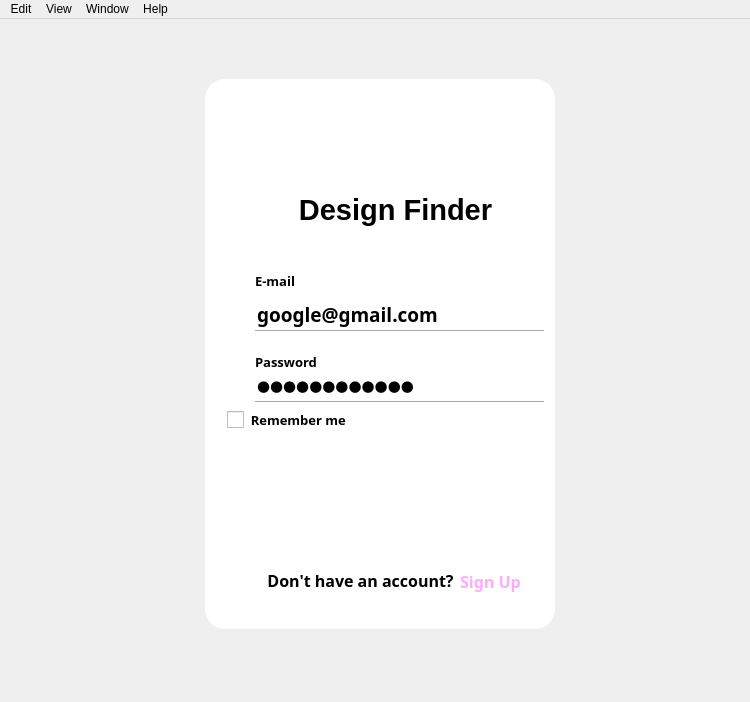
<?xml version="1.0" encoding="UTF-8"?>
<ui version="4.0">
 <class>LandingWindow</class>
 <widget class="QMainWindow" name="LandingWindow">
  <property name="geometry">
   <rect>
    <x>0</x>
    <y>0</y>
    <width>750</width>
    <height>702</height>
   </rect>
  </property>
  <property name="windowTitle">
   <string>Design Finder</string>
  </property>
  <property name="windowIcon">
   <iconset>
    <selectedon>:/assets/assets/imgpsh_fullsize_anim.png</selectedon>
   </iconset>
  </property>
  <property name="styleSheet">
   <string notr="true"/>
  </property>
  <widget class="QWidget" name="centralwidget">
   <property name="styleSheet">
    <string notr="true"/>
   </property>
   <widget class="QLabel" name="label">
    <property name="geometry">
     <rect>
      <x>-130</x>
      <y>-50</y>
      <width>951</width>
      <height>771</height>
     </rect>
    </property>
    <property name="styleSheet">
     <string notr="true">image: url(:/assets/assets/background_auth.jpg);</string>
    </property>
    <property name="text">
     <string/>
    </property>
   </widget>
   <widget class="QStackedWidget" name="stackedWidget">
    <property name="geometry">
     <rect>
      <x>-35</x>
      <y>-10</y>
      <width>811</width>
      <height>721</height>
     </rect>
    </property>
    <property name="styleSheet">
     <string notr="true">QLineEdit {
     font-family: Century Gothic;
}
QLabel {
     font-family: Century Gothic;
}
QPushButton {
     font-family: Century Gothic;
}

QCheckBox {
    spacing: 0px;
	 font-family: Century Gothic;
}
QCheckBox::indicator {
    width: 17px;
    height: 17px;
}

QCheckBox::indicator:unchecked {
	image: url(:/assets/assets/non check box.png);
}

QCheckBox::indicator:checked {
	image: url(:/assets/assets/check.png);
}</string>
    </property>
    <property name="currentIndex">
     <number>0</number>
    </property>
    <widget class="QWidget" name="signin">
     <widget class="QLabel" name="label_2">
      <property name="geometry">
       <rect>
        <x>240</x>
        <y>70</y>
        <width>350</width>
        <height>550</height>
       </rect>
      </property>
      <property name="styleSheet">
       <string notr="true">background-color: rgb(255, 255, 255);
border-radius: 20px;</string>
      </property>
      <property name="text">
       <string/>
      </property>
     </widget>
     <widget class="QLabel" name="label_3">
      <property name="geometry">
       <rect>
        <x>360</x>
        <y>90</y>
        <width>121</width>
        <height>81</height>
       </rect>
      </property>
      <property name="styleSheet">
       <string notr="true">image: url(:/assets/assets/imgpsh_fullsize_anim.png);</string>
      </property>
      <property name="text">
       <string/>
      </property>
     </widget>
     <widget class="QLineEdit" name="email">
      <property name="geometry">
       <rect>
        <x>290</x>
        <y>289</y>
        <width>289</width>
        <height>33</height>
       </rect>
      </property>
      <property name="font">
       <font>
        <family>Century Gothic</family>
        <pointsize>14</pointsize>
        <bold>true</bold>
        <strikeout>false</strikeout>
        <kerning>true</kerning>
       </font>
      </property>
      <property name="styleSheet">
       <string notr="true">border: none;
border-bottom: 1px solid rgb(170, 170, 170);</string>
      </property>
      <property name="inputMethodHints">
       <set>Qt::ImhEmailCharactersOnly</set>
      </property>
      <property name="text">
       <string>google@gmail.com</string>
      </property>
      <property name="alignment">
       <set>Qt::AlignLeading|Qt::AlignLeft|Qt::AlignVCenter</set>
      </property>
     </widget>
     <widget class="QLineEdit" name="password">
      <property name="geometry">
       <rect>
        <x>290</x>
        <y>360</y>
        <width>289</width>
        <height>33</height>
       </rect>
      </property>
      <property name="font">
       <font>
        <family>Century Gothic</family>
        <pointsize>11</pointsize>
        <bold>true</bold>
       </font>
      </property>
      <property name="styleSheet">
       <string notr="true">border: none;
border-bottom: 1px solid rgb(170, 170, 170);</string>
      </property>
      <property name="inputMethodHints">
       <set>Qt::ImhHiddenText|Qt::ImhNoAutoUppercase|Qt::ImhNoPredictiveText|Qt::ImhSensitiveData</set>
      </property>
      <property name="text">
       <string>sdfjsdlfksj;</string>
      </property>
      <property name="echoMode">
       <enum>QLineEdit::Password</enum>
      </property>
      <property name="alignment">
       <set>Qt::AlignLeading|Qt::AlignLeft|Qt::AlignVCenter</set>
      </property>
     </widget>
     <widget class="QLabel" name="label_6">
      <property name="geometry">
       <rect>
        <x>290</x>
        <y>342</y>
        <width>289</width>
        <height>22</height>
       </rect>
      </property>
      <property name="font">
       <font>
        <family>Century Gothic</family>
        <pointsize>10</pointsize>
        <bold>true</bold>
       </font>
      </property>
      <property name="text">
       <string>Password</string>
      </property>
     </widget>
     <widget class="QLabel" name="label_5">
      <property name="geometry">
       <rect>
        <x>290</x>
        <y>260</y>
        <width>289</width>
        <height>23</height>
       </rect>
      </property>
      <property name="font">
       <font>
        <family>Century Gothic</family>
        <pointsize>10</pointsize>
        <bold>true</bold>
       </font>
      </property>
      <property name="text">
       <string>E-mail</string>
      </property>
     </widget>
     <widget class="QLabel" name="label_4">
      <property name="geometry">
       <rect>
        <x>260</x>
        <y>296</y>
        <width>20</width>
        <height>20</height>
       </rect>
      </property>
      <property name="styleSheet">
       <string notr="true">image: url(:/assets/assets/user.png);</string>
      </property>
      <property name="text">
       <string/>
      </property>
     </widget>
     <widget class="QLabel" name="label_7">
      <property name="geometry">
       <rect>
        <x>260</x>
        <y>364</y>
        <width>20</width>
        <height>20</height>
       </rect>
      </property>
      <property name="styleSheet">
       <string notr="true">image: url(:/assets/assets/user.png);</string>
      </property>
      <property name="text">
       <string/>
      </property>
     </widget>
     <widget class="QCheckBox" name="remember">
      <property name="geometry">
       <rect>
        <x>262</x>
        <y>400</y>
        <width>131</width>
        <height>21</height>
       </rect>
      </property>
      <property name="font">
       <font>
        <family>Century Gothic</family>
        <pointsize>10</pointsize>
        <bold>true</bold>
       </font>
      </property>
      <property name="styleSheet">
       <string notr="true"/>
      </property>
      <property name="inputMethodHints">
       <set>Qt::ImhNone</set>
      </property>
      <property name="text">
       <string>  Remember me</string>
      </property>
      <property name="iconSize">
       <size>
        <width>16</width>
        <height>16</height>
       </size>
      </property>
      <property name="checkable">
       <bool>true</bool>
      </property>
      <property name="checked">
       <bool>false</bool>
      </property>
      <property name="autoRepeatDelay">
       <number>300</number>
      </property>
      <property name="tristate">
       <bool>false</bool>
      </property>
     </widget>
     <widget class="QPushButton" name="func_login">
      <property name="geometry">
       <rect>
        <x>340</x>
        <y>490</y>
        <width>158</width>
        <height>32</height>
       </rect>
      </property>
      <property name="styleSheet">
       <string notr="true">image: url(:/assets/assets/signin.png);
background-color: rgb(255, 255, 255);
border: none;</string>
      </property>
      <property name="text">
       <string/>
      </property>
     </widget>
     <widget class="QLabel" name="label_8">
      <property name="geometry">
       <rect>
        <x>300</x>
        <y>560</y>
        <width>191</width>
        <height>23</height>
       </rect>
      </property>
      <property name="font">
       <font>
        <family>Century Gothic</family>
        <pointsize>12</pointsize>
        <bold>true</bold>
       </font>
      </property>
      <property name="text">
       <string>Don't have an account?</string>
      </property>
      <property name="alignment">
       <set>Qt::AlignCenter</set>
      </property>
     </widget>
     <widget class="QLabel" name="label_10">
      <property name="geometry">
       <rect>
        <x>320</x>
        <y>180</y>
        <width>221</width>
        <height>41</height>
       </rect>
      </property>
      <property name="font">
       <font>
        <family>Arial</family>
        <pointsize>22</pointsize>
        <bold>true</bold>
       </font>
      </property>
      <property name="styleSheet">
       <string notr="true">font-family: Arial</string>
      </property>
      <property name="text">
       <string>Design Finder</string>
      </property>
      <property name="alignment">
       <set>Qt::AlignCenter</set>
      </property>
     </widget>
     <widget class="QPushButton" name="go_signup">
      <property name="geometry">
       <rect>
        <x>490</x>
        <y>560</y>
        <width>71</width>
        <height>24</height>
       </rect>
      </property>
      <property name="font">
       <font>
        <family>Century Gothic</family>
        <pointsize>12</pointsize>
        <bold>true</bold>
       </font>
      </property>
      <property name="styleSheet">
       <string notr="true">color: rgb(255, 170, 255);
background-color: rgb(255, 255, 255);
border: none;</string>
      </property>
      <property name="text">
       <string>Sign Up</string>
      </property>
     </widget>
    </widget>
    <widget class="QWidget" name="signup">
     <property name="styleSheet">
      <string notr="true"/>
     </property>
     <widget class="QLabel" name="label_11">
      <property name="geometry">
       <rect>
        <x>90</x>
        <y>60</y>
        <width>641</width>
        <height>571</height>
       </rect>
      </property>
      <property name="styleSheet">
       <string notr="true">background-color: rgb(255, 255, 255);
border-radius: 20px;</string>
      </property>
      <property name="text">
       <string/>
      </property>
     </widget>
     <widget class="QLabel" name="label_19">
      <property name="geometry">
       <rect>
        <x>140</x>
        <y>324</y>
        <width>211</width>
        <height>22</height>
       </rect>
      </property>
      <property name="font">
       <font>
        <family>Century Gothic</family>
        <pointsize>10</pointsize>
        <bold>true</bold>
       </font>
      </property>
      <property name="text">
       <string>E-mail</string>
      </property>
     </widget>
     <widget class="QLabel" name="label_13">
      <property name="geometry">
       <rect>
        <x>110</x>
        <y>276</y>
        <width>20</width>
        <height>20</height>
       </rect>
      </property>
      <property name="styleSheet">
       <string notr="true">image: url(:/assets/assets/user.png);</string>
      </property>
      <property name="text">
       <string/>
      </property>
     </widget>
     <widget class="QLineEdit" name="email_2">
      <property name="geometry">
       <rect>
        <x>140</x>
        <y>342</y>
        <width>240</width>
        <height>33</height>
       </rect>
      </property>
      <property name="font">
       <font>
        <family>Century Gothic</family>
        <pointsize>14</pointsize>
        <bold>true</bold>
       </font>
      </property>
      <property name="styleSheet">
       <string notr="true">border: none;
border-bottom: 1px solid rgb(170, 170, 170);</string>
      </property>
      <property name="inputMethodHints">
       <set>Qt::ImhEmailCharactersOnly</set>
      </property>
      <property name="text">
       <string>google@gmail.com</string>
      </property>
      <property name="echoMode">
       <enum>QLineEdit::Normal</enum>
      </property>
      <property name="alignment">
       <set>Qt::AlignLeading|Qt::AlignLeft|Qt::AlignVCenter</set>
      </property>
     </widget>
     <widget class="QLineEdit" name="firstname">
      <property name="geometry">
       <rect>
        <x>140</x>
        <y>271</y>
        <width>240</width>
        <height>33</height>
       </rect>
      </property>
      <property name="font">
       <font>
        <family>Century Gothic</family>
        <pointsize>14</pointsize>
        <bold>true</bold>
       </font>
      </property>
      <property name="styleSheet">
       <string notr="true">border: none;
border-bottom: 1px solid rgb(170, 170, 170);</string>
      </property>
      <property name="inputMethodHints">
       <set>Qt::ImhNone</set>
      </property>
      <property name="text">
       <string>James</string>
      </property>
      <property name="alignment">
       <set>Qt::AlignLeading|Qt::AlignLeft|Qt::AlignVCenter</set>
      </property>
     </widget>
     <widget class="QLabel" name="label_12">
      <property name="geometry">
       <rect>
        <x>350</x>
        <y>90</y>
        <width>111</width>
        <height>61</height>
       </rect>
      </property>
      <property name="styleSheet">
       <string notr="true">image: url(:/assets/assets/imgpsh_fullsize_anim.png);</string>
      </property>
      <property name="text">
       <string/>
      </property>
     </widget>
     <widget class="QPushButton" name="func_signUp">
      <property name="geometry">
       <rect>
        <x>329</x>
        <y>530</y>
        <width>158</width>
        <height>32</height>
       </rect>
      </property>
      <property name="styleSheet">
       <string notr="true">background-color: rgb(255, 255, 255);
image: url(:/assets/assets/signup.png);
border: none;</string>
      </property>
      <property name="text">
       <string/>
      </property>
     </widget>
     <widget class="QCheckBox" name="signup_agree">
      <property name="geometry">
       <rect>
        <x>113</x>
        <y>470</y>
        <width>261</width>
        <height>21</height>
       </rect>
      </property>
      <property name="font">
       <font>
        <family>Century Gothic</family>
        <pointsize>10</pointsize>
        <bold>true</bold>
       </font>
      </property>
      <property name="styleSheet">
       <string notr="true"/>
      </property>
      <property name="inputMethodHints">
       <set>Qt::ImhNone</set>
      </property>
      <property name="text">
       <string>  I agree to the terms &amp;&amp; conditions</string>
      </property>
      <property name="iconSize">
       <size>
        <width>16</width>
        <height>16</height>
       </size>
      </property>
      <property name="checkable">
       <bool>true</bool>
      </property>
      <property name="autoRepeatDelay">
       <number>300</number>
      </property>
      <property name="tristate">
       <bool>false</bool>
      </property>
     </widget>
     <widget class="QLabel" name="label_14">
      <property name="geometry">
       <rect>
        <x>110</x>
        <y>348</y>
        <width>20</width>
        <height>20</height>
       </rect>
      </property>
      <property name="styleSheet">
       <string notr="true">image: url(:/assets/assets/user.png);</string>
      </property>
      <property name="text">
       <string/>
      </property>
     </widget>
     <widget class="QLabel" name="label_17">
      <property name="geometry">
       <rect>
        <x>310</x>
        <y>160</y>
        <width>201</width>
        <height>41</height>
       </rect>
      </property>
      <property name="font">
       <font>
        <family>Arial</family>
        <pointsize>22</pointsize>
        <bold>true</bold>
       </font>
      </property>
      <property name="styleSheet">
       <string notr="true">font-family: Arial</string>
      </property>
      <property name="text">
       <string>Design Finder</string>
      </property>
      <property name="alignment">
       <set>Qt::AlignCenter</set>
      </property>
     </widget>
     <widget class="QLabel" name="label_15">
      <property name="geometry">
       <rect>
        <x>140</x>
        <y>242</y>
        <width>211</width>
        <height>23</height>
       </rect>
      </property>
      <property name="font">
       <font>
        <family>Century Gothic</family>
        <pointsize>10</pointsize>
        <bold>true</bold>
       </font>
      </property>
      <property name="text">
       <string>First Name</string>
      </property>
     </widget>
     <widget class="QLabel" name="label_18">
      <property name="geometry">
       <rect>
        <x>260</x>
        <y>578</y>
        <width>211</width>
        <height>23</height>
       </rect>
      </property>
      <property name="font">
       <font>
        <family>Century Gothic</family>
        <pointsize>12</pointsize>
        <bold>true</bold>
       </font>
      </property>
      <property name="text">
       <string>Already have an account?</string>
      </property>
      <property name="alignment">
       <set>Qt::AlignCenter</set>
      </property>
     </widget>
     <widget class="QLabel" name="label_20">
      <property name="geometry">
       <rect>
        <x>430</x>
        <y>276</y>
        <width>20</width>
        <height>20</height>
       </rect>
      </property>
      <property name="styleSheet">
       <string notr="true">image: url(:/assets/assets/user.png);</string>
      </property>
      <property name="text">
       <string/>
      </property>
     </widget>
     <widget class="QLineEdit" name="mobile_num">
      <property name="geometry">
       <rect>
        <x>460</x>
        <y>342</y>
        <width>240</width>
        <height>33</height>
       </rect>
      </property>
      <property name="font">
       <font>
        <family>Century Gothic</family>
        <pointsize>14</pointsize>
        <bold>true</bold>
       </font>
      </property>
      <property name="styleSheet">
       <string notr="true">border: none;
border-bottom: 1px solid rgb(170, 170, 170);</string>
      </property>
      <property name="inputMethodHints">
       <set>Qt::ImhNone</set>
      </property>
      <property name="text">
       <string>+91 | 000 000 0000</string>
      </property>
      <property name="echoMode">
       <enum>QLineEdit::Normal</enum>
      </property>
      <property name="alignment">
       <set>Qt::AlignLeading|Qt::AlignLeft|Qt::AlignVCenter</set>
      </property>
     </widget>
     <widget class="QLineEdit" name="lastname">
      <property name="geometry">
       <rect>
        <x>460</x>
        <y>271</y>
        <width>240</width>
        <height>33</height>
       </rect>
      </property>
      <property name="font">
       <font>
        <family>Century Gothic</family>
        <pointsize>14</pointsize>
        <bold>true</bold>
       </font>
      </property>
      <property name="styleSheet">
       <string notr="true">border: none;
border-bottom: 1px solid rgb(170, 170, 170);</string>
      </property>
      <property name="inputMethodHints">
       <set>Qt::ImhNone</set>
      </property>
      <property name="text">
       <string>Potter</string>
      </property>
      <property name="alignment">
       <set>Qt::AlignLeading|Qt::AlignLeft|Qt::AlignVCenter</set>
      </property>
     </widget>
     <widget class="QLabel" name="label_21">
      <property name="geometry">
       <rect>
        <x>430</x>
        <y>348</y>
        <width>20</width>
        <height>20</height>
       </rect>
      </property>
      <property name="styleSheet">
       <string notr="true">image: url(:/assets/assets/user.png);</string>
      </property>
      <property name="text">
       <string/>
      </property>
     </widget>
     <widget class="QLabel" name="label_22">
      <property name="geometry">
       <rect>
        <x>460</x>
        <y>242</y>
        <width>211</width>
        <height>23</height>
       </rect>
      </property>
      <property name="font">
       <font>
        <family>Century Gothic</family>
        <pointsize>10</pointsize>
        <bold>true</bold>
       </font>
      </property>
      <property name="text">
       <string>Last Name</string>
      </property>
     </widget>
     <widget class="QLabel" name="label_23">
      <property name="geometry">
       <rect>
        <x>460</x>
        <y>324</y>
        <width>211</width>
        <height>22</height>
       </rect>
      </property>
      <property name="font">
       <font>
        <family>Century Gothic</family>
        <pointsize>10</pointsize>
        <bold>true</bold>
       </font>
      </property>
      <property name="text">
       <string>Mobile Number</string>
      </property>
     </widget>
     <widget class="QLabel" name="label_24">
      <property name="geometry">
       <rect>
        <x>110</x>
        <y>426</y>
        <width>20</width>
        <height>20</height>
       </rect>
      </property>
      <property name="styleSheet">
       <string notr="true">image: url(:/assets/assets/user.png);</string>
      </property>
      <property name="text">
       <string/>
      </property>
     </widget>
     <widget class="QLineEdit" name="password2">
      <property name="geometry">
       <rect>
        <x>460</x>
        <y>421</y>
        <width>240</width>
        <height>33</height>
       </rect>
      </property>
      <property name="font">
       <font>
        <family>Century Gothic</family>
        <pointsize>11</pointsize>
        <bold>true</bold>
       </font>
      </property>
      <property name="styleSheet">
       <string notr="true">border: none;
border-bottom: 1px solid rgb(170, 170, 170);</string>
      </property>
      <property name="inputMethodHints">
       <set>Qt::ImhHiddenText|Qt::ImhNoAutoUppercase|Qt::ImhNoPredictiveText|Qt::ImhSensitiveData</set>
      </property>
      <property name="text">
       <string>sdfjsdlfksj;</string>
      </property>
      <property name="echoMode">
       <enum>QLineEdit::Password</enum>
      </property>
      <property name="alignment">
       <set>Qt::AlignLeading|Qt::AlignLeft|Qt::AlignVCenter</set>
      </property>
     </widget>
     <widget class="QLineEdit" name="password1">
      <property name="geometry">
       <rect>
        <x>140</x>
        <y>421</y>
        <width>240</width>
        <height>33</height>
       </rect>
      </property>
      <property name="font">
       <font>
        <family>Century Gothic</family>
        <pointsize>11</pointsize>
        <bold>true</bold>
       </font>
      </property>
      <property name="styleSheet">
       <string notr="true">border: none;
border-bottom: 1px solid rgb(170, 170, 170);</string>
      </property>
      <property name="inputMethodHints">
       <set>Qt::ImhHiddenText|Qt::ImhNoAutoUppercase|Qt::ImhNoPredictiveText|Qt::ImhSensitiveData</set>
      </property>
      <property name="text">
       <string>google@gmail.com</string>
      </property>
      <property name="echoMode">
       <enum>QLineEdit::Password</enum>
      </property>
      <property name="alignment">
       <set>Qt::AlignLeading|Qt::AlignLeft|Qt::AlignVCenter</set>
      </property>
     </widget>
     <widget class="QLabel" name="label_25">
      <property name="geometry">
       <rect>
        <x>430</x>
        <y>426</y>
        <width>20</width>
        <height>20</height>
       </rect>
      </property>
      <property name="styleSheet">
       <string notr="true">image: url(:/assets/assets/user.png);</string>
      </property>
      <property name="text">
       <string/>
      </property>
     </widget>
     <widget class="QLabel" name="label_26">
      <property name="geometry">
       <rect>
        <x>140</x>
        <y>392</y>
        <width>211</width>
        <height>23</height>
       </rect>
      </property>
      <property name="font">
       <font>
        <family>Century Gothic</family>
        <pointsize>10</pointsize>
        <bold>true</bold>
       </font>
      </property>
      <property name="text">
       <string>Password</string>
      </property>
     </widget>
     <widget class="QLabel" name="label_27">
      <property name="geometry">
       <rect>
        <x>460</x>
        <y>392</y>
        <width>211</width>
        <height>22</height>
       </rect>
      </property>
      <property name="font">
       <font>
        <family>Century Gothic</family>
        <pointsize>10</pointsize>
        <bold>true</bold>
       </font>
      </property>
      <property name="text">
       <string>Confirm Password</string>
      </property>
     </widget>
     <widget class="QLabel" name="label_29">
      <property name="geometry">
       <rect>
        <x>140</x>
        <y>197</y>
        <width>161</width>
        <height>31</height>
       </rect>
      </property>
      <property name="font">
       <font>
        <family>Century Gothic</family>
        <pointsize>16</pointsize>
        <bold>true</bold>
       </font>
      </property>
      <property name="text">
       <string>Create Account</string>
      </property>
      <property name="alignment">
       <set>Qt::AlignCenter</set>
      </property>
     </widget>
     <widget class="QPushButton" name="go_signin">
      <property name="geometry">
       <rect>
        <x>473</x>
        <y>576</y>
        <width>61</width>
        <height>24</height>
       </rect>
      </property>
      <property name="font">
       <font>
        <family>Century Gothic</family>
        <pointsize>12</pointsize>
        <bold>true</bold>
       </font>
      </property>
      <property name="styleSheet">
       <string notr="true">color: rgb(255, 170, 255);
background-color: rgb(255, 255, 255);
border: none;</string>
      </property>
      <property name="text">
       <string>Sign In</string>
      </property>
     </widget>
     <widget class="QPushButton" name="go_signin_2">
      <property name="geometry">
       <rect>
        <x>106</x>
        <y>201</y>
        <width>31</width>
        <height>24</height>
       </rect>
      </property>
      <property name="styleSheet">
       <string notr="true">image: url(:/assets/assets/back1.png);
border: none;
background-color: rgb(255, 255, 255);</string>
      </property>
      <property name="text">
       <string/>
      </property>
     </widget>
    </widget>
   </widget>
  </widget>
  <widget class="QMenuBar" name="menubar">
   <property name="geometry">
    <rect>
     <x>0</x>
     <y>0</y>
     <width>750</width>
     <height>22</height>
    </rect>
   </property>
   <widget class="QMenu" name="menuEdit">
    <property name="title">
     <string>Edit</string>
    </property>
    <addaction name="actionUndo"/>
    <addaction name="actionRedo"/>
    <addaction name="actionCopy"/>
   </widget>
   <widget class="QMenu" name="menuView">
    <property name="title">
     <string>View</string>
    </property>
    <addaction name="actionFull_Screen"/>
   </widget>
   <widget class="QMenu" name="menuWindow">
    <property name="title">
     <string>Window</string>
    </property>
    <addaction name="actionMinimise"/>
    <addaction name="actionZoom"/>
    <addaction name="actionTitle"/>
    <addaction name="actionBring_Font"/>
    <addaction name="actionClose"/>
   </widget>
   <widget class="QMenu" name="menuHelp">
    <property name="title">
     <string>Help</string>
    </property>
    <addaction name="actionLegal_information"/>
    <addaction name="actionPrivacy_policy"/>
    <addaction name="actionHelp"/>
    <addaction name="actionContact"/>
   </widget>
   <addaction name="menuEdit"/>
   <addaction name="menuView"/>
   <addaction name="menuWindow"/>
   <addaction name="menuHelp"/>
  </widget>
  <action name="actionUndo">
   <property name="text">
    <string>Undo</string>
   </property>
  </action>
  <action name="actionRedo">
   <property name="text">
    <string>Redo</string>
   </property>
   <property name="iconVisibleInMenu">
    <bool>false</bool>
   </property>
  </action>
  <action name="actionCopy">
   <property name="text">
    <string>Copy</string>
   </property>
  </action>
  <action name="actionFull_Screen">
   <property name="text">
    <string>Full Screen</string>
   </property>
  </action>
  <action name="actionMinimise">
   <property name="text">
    <string>Minimise</string>
   </property>
  </action>
  <action name="actionZoom">
   <property name="text">
    <string>Zoom</string>
   </property>
  </action>
  <action name="actionTitle">
   <property name="text">
    <string>Tile</string>
   </property>
  </action>
  <action name="actionBring_Font">
   <property name="text">
    <string>Bring Font</string>
   </property>
  </action>
  <action name="actionClose">
   <property name="text">
    <string>Close</string>
   </property>
  </action>
  <action name="actionLegal_information">
   <property name="text">
    <string>Legal information</string>
   </property>
  </action>
  <action name="actionPrivacy_policy">
   <property name="text">
    <string>Privacy policy </string>
   </property>
  </action>
  <action name="actionHelp">
   <property name="text">
    <string>Help</string>
   </property>
  </action>
  <action name="actionContact">
   <property name="text">
    <string>Contact</string>
   </property>
  </action>
 </widget>
 <resources>
  <include location="resources.qrc"/>
 </resources>
 <connections/>
</ui>
